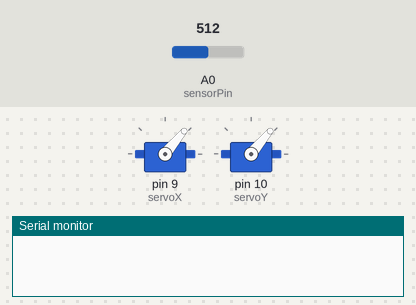
The sketch below on a simulated Arduino Uno, built with avr-gcc and run on an emulated ATmega328P. Parts: 2 × servo, the last lines printed to the serial monitor. The test bench sets the inputs (shaded band); at power-on: A0 (sensorPin) = 512.

Above: at 0.1 s.
At 9.62 s:
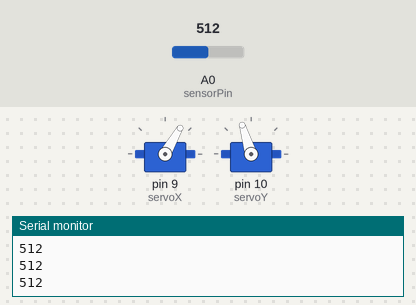
At 19.11 s:
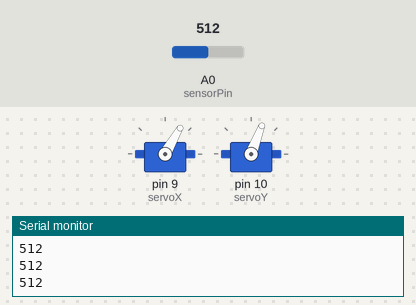
At 38.04 s:
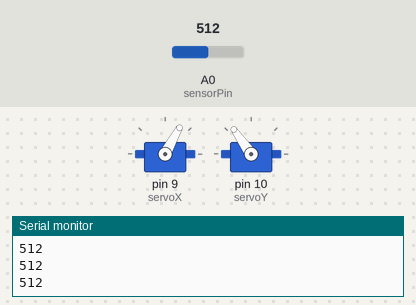
Timing chart, 0 to 40.0 s (numbered marks = the images above):
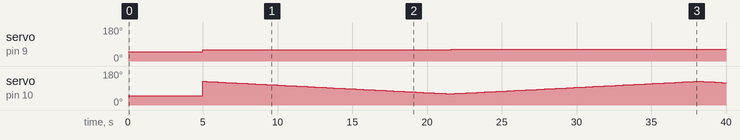

Measured:
- by itself, servo on pin 9 (servoX): 50° → 60° at 5.0 s, → 61° 16.6 s later, → 62° 16.6 s later
- by itself, servo on pin 10 (servoY): 50° → 125° at 5.0 s, → 124° 0.25 s later, → 123° 0.25 s later, → 122° 0.25 s later, … (138 changes in this stretch)

The sketch:

scanner_averages.ino
```cpp
#include <Servo.h>

Servo servoX;
Servo servoY;

int sensorPin = A0;
int sensorValue = 0;
int servoXPos = 90;
int servoYPos = 90;
int rotateDelay = 125;

int posX = 0;
int posY = 0;
int forward = 0;
int step = 5;
long averageTotal = 0;
int averageCount = 0;
long initialTime = 0;

void setup() {
  // put your setup code here, to run once:
  Serial.begin(9600);
  servoX.attach(9);
  servoY.attach(10);
  servoX.write(50);
  servoY.write(50);
}

void loop() {
  delay(5000);
  Serial.println("starting");
  // put your main code here, to run repeatedly:
  for (posX = 60; posX <= 125; posX += 1) {
    servoX.write(posX);
    if (forward == 0) {
      for(posY = 125; posY >= 60; posY -= 1) {
        servoY.write(posY);
        delay(rotateDelay);
        initialTime = millis();
        while (millis() < initialTime + rotateDelay) {
          sensorValue = analogRead(sensorPin);
          averageTotal += analogRead(sensorPin);
          averageCount += 1;
        }
        Serial.println(averageTotal / averageCount);
        averageTotal = 0;
        averageCount = 0;
      }
    } else {
      for (posY = 60; posY <= 125; posY += 1) {
        servoY.write(posY);
        delay(rotateDelay);
        initialTime = millis();
        while (millis() < initialTime + rotateDelay) {
          sensorValue = analogRead(sensorPin);
          averageTotal += analogRead(sensorPin);
          averageCount += 1;
        }
        Serial.println(averageTotal / averageCount);
        averageTotal = 0;
        averageCount = 0;
      }
    }
    forward = forward == 1 ? 0 : 1;
    delay(rotateDelay);
  }
  Serial.println("DONE");
  delay(100000);
  /*
  for (posX = 130; posX >= 50; posX -= 1) {
    servoX.write(posX);
    Serial.println("aaa");
    for (posY = 130; posY >= 50; posY -= 1) {
      servoY.write(posY);
      sensorValue = analogRead(sensorPin);
      Serial.println(sensorValue);
      delay(rotateDelay);
    }
    delay(rotateDelay);
  }
  */
}
```
